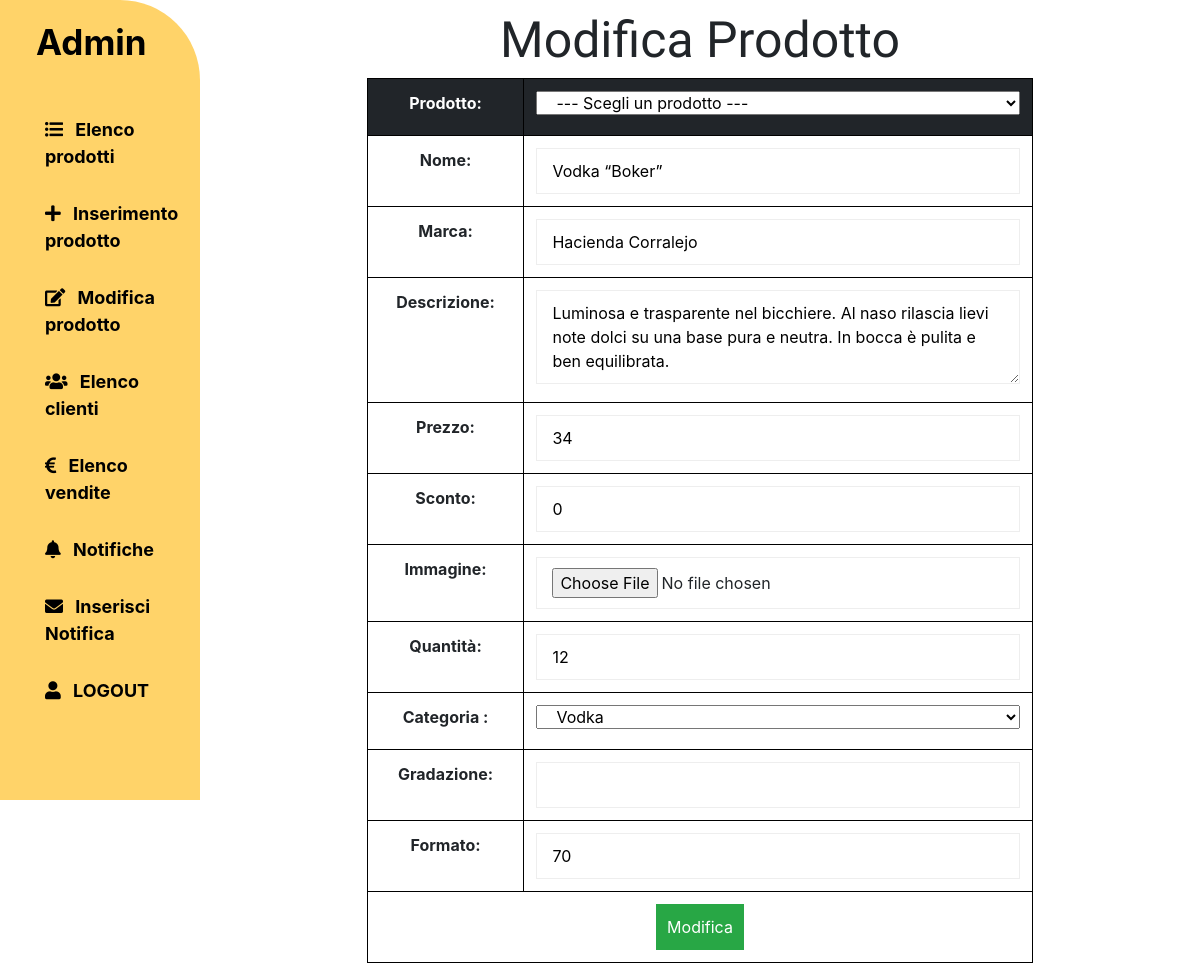
Before: /admin/modify-product.php?id=24 (signed in) with the older database file.
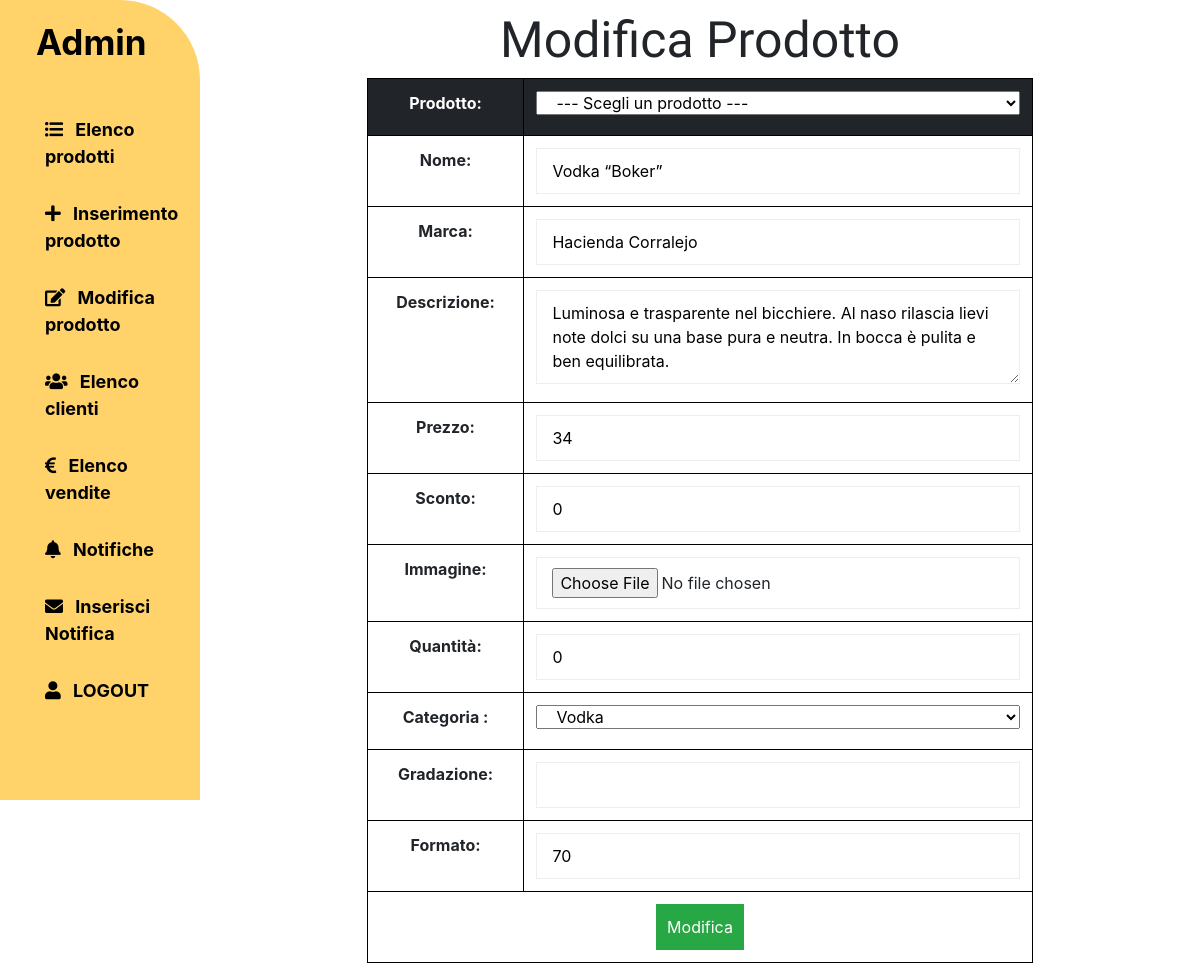
After: the same page with the newer database file.
### tables this page shows
CREATE TABLE IF NOT EXISTS `prodotti` (
    `id` INT NOT NULL AUTO_INCREMENT,
    `nome` VARCHAR(50) NOT NULL,
    `marca` VARCHAR(30) NOT NULL,
    `descrizione` VARCHAR(600) NOT NULL,
    `prezzo` FLOAT(10) NOT NULL,
    `immagine` VARCHAR(100) NOT NULL,
    `quantità` INT(3) NOT NULL,
    `idSottoCategoria` INT(11) NOT NULL,
    `dataInserimento` DATE DEFAULT CURRENT_DATE,
    `sconto` INT(3) DEFAULT 0,
    `gradazione` VARCHAR(20),
    `formato` VARCHAR(20),
    PRIMARY KEY (`id`),
    FOREIGN KEY (`idSottoCategoria`) REFERENCES `sottoCategorie`(`id`)
);

CREATE TABLE IF NOT EXISTS `sottoCategorie` (
    `id` INT NOT NULL AUTO_INCREMENT,
    `nome` VARCHAR(15) NOT NULL,
    `idCategoria` INT(5) NOT NULL,
    PRIMARY KEY (`id`),
    FOREIGN KEY (`idCategoria`) REFERENCES `categorie`(`id`)
);

### database/database.php (called while the page is built, shortened)
<?php
class DatabaseHelper
{
    private $db;
    public function __construct($servername, $username, $password, $dbname, $port)
    {
        $this->db = new mysqli($servername, $username, $password, $dbname, $port);
    }
    public function getAllProducts()
    {
        $stmt = $this->db->prepare("SELECT ROUND((prezzo - prezzo*sconto/100), 2) as prezzoFin,id, nome, marca, descrizione, prezzo, quantità, idSottoCategoria, immagine, sconto, dataInserimento FROM prodotti ORDER BY id ");
        $stmt->execute();
        $result = $stmt->get_result();
        return $result->fetch_all(MYSQLI_ASSOC);
    }
    public function getProductById($productId)
    {
        $stmt = $this->db->prepare("SELECT ROUND((prezzo - prezzo*sconto/100), 2) as prezzoFin, prodotti.id as id, prodotti.nome as nome, marca, descrizione, prezzo, quantità, idSottoCategoria, immagine, sconto, dataInserimento, idCategoria, gradazione, formato, categorie.nome as nomeCategoria FROM prodotti, sottoCategorie, categorie WHERE prodotti.idSottoCategoria = sottoCategorie.id && sottoCategorie.idCategoria = categorie.id && prodotti.id = ?");
        $stmt->bind_param('i', $productId);
        $stmt->execute();
        $result = $stmt->get_result();
        $result = $result->fetch_all(MYSQLI_ASSOC);
        return $result[0];
    }
    public function getSubCategories()
    {
        $stmt = $this->db->prepare("SELECT id,nome,idCategoria FROM sottoCategorie");
        $stmt->execute();
        $result = $stmt->get_result();
        return $result->fetch_all(MYSQLI_ASSOC);
    }
}

### admin/bootstrap.php (called while the page is built, shortened)
<?php
    require_once(ROOT."database/database.php");
    $dbh = new DatabaseHelper("localhost", "root", "", "labottega", 3306);
?>

### admin/template/modify_product.php (the view, shortened to what the changed rows need)
<?php if (isset($_SESSION["id"]) && $_SESSION["tipo"] == 1) : ?>
    <div class="row">
        <div class="col-md-2"></div>
        <div class="col-12 col-md-8 text-center nopadding">
            <h1>Modifica Prodotto</h1>
            <form action="#" id="modify-product-form" method="POST" class="text-center admin-basic-form" enctype="multipart/form-data">
                <table class="table">
                        <thead class="table-dark">
                        <tr>
                        <td><label for="prodotto">Prodotto:</label></td>
                        <td>
                        <select name="prodotto" id="prodotto" class="col-12" onchange="location='modify-product.php?id='+this.value">
                        <option selected disabled value> --- Scegli un prodotto --- </option>
                            </select>
                    </td>
                    </tr>
                    </thead>
                    <tbody>
                    <tr>
                        <td><label for="nome">Nome:</label></td>
                        <td><input type="text" id="nome" name="nome" class="col-12" value= "<?php if (isset($templateParams['prodotto'])) echo $templateParams['prodotto']['nome'] ?>" required /></td>
                    </tr>
                    <tr>
                        <td><label for="marca">Marca:</label></td>
                        <td><input type="text" id="marca" name="marca" class="col-12" value="<?php if (isset($templateParams['prodotto'])) echo $templateParams['prodotto']['marca'] ?>" required /></td>
                    </tr>
                    <tr>
                        <td><label for="descrizione">Descrizione:</label></td>
                        <td><textarea id="descrizione" name="descrizione" class="col-12" rows="3" lang="it" required><?php if (isset($templateParams['prodotto'])) echo $templateParams['prodotto']['descrizione']; ?></textarea></td>
                    </tr>
                    <tr>
                        <td><label for="prezzo">Prezzo:</label></td>
                        <td><input type="number" id="prezzo" step="any" name="prezzo" class="col-12" value="<?php if (isset($templateParams['prodotto'])) echo $templateParams['prodotto']['prezzo']; ?>" required /></td>
                    </tr>
                    <tr>
                        <td><label for="sconto">Sconto:</label></td>
                        <td><input type="number" id="sconto" step="any" name="sconto" class="col-12" value="<?php if (isset($templateParams['prodotto'])) echo $templateParams['prodotto']['sconto']; ?>" required /></td>
                    </tr>
                    <tr>
                        <td> <label for="immagine">Immagine:</label></td>
                        <td><input type="file" name="immagine" id="immagine" class="col-12" required /></td>
                    </tr>
                    <tr>
                        <td><label for="quantita">Quantità:</label></td>
                        <td><input type="number" id="quantita" name="quantita" class="col-12" value="<?php if (isset($templateParams['prodotto'])) echo $templateParams['prodotto']['quantità']; ?>" required /></td>
                    </tr>
                    <tr>
                        <td><label for="sottocategoria">Categoria :</label></td>
                        <td>
                            <select name="sottocategoria" id="sottocategoria" class="col-12" form="modify-product-form">
                                <?php foreach ($templateParams["sottocategorie"] as $sottocategoria) : ?>
                                    <option value="<?php echo $sottocategoria["id"]; ?>" <?php if($templateParams["prodotto"]["idSottoCategoria"] ==$sottocategoria["id"]) echo "selected"; ?>><?php echo $sottocategoria["nome"]; ?></option>
                                <?php endforeach; ?>
                            </select>
                        </td>
                    </tr>
                    <tr>
                        <td><label for="gradazione">Gradazione:</label></td>
                        <td><input type="number" id="gradazione" name="gradazione" class="col-12" value="<?php if (isset($templateParams['prodotto'])) echo $templateParams['prodotto']['gradazione']; ?>" required /></td>
                    </tr>
                    <tr>
                        <td><label for="formato">Formato:</label></td>
                        <td><input type="number" id="formato" name="formato" class="col-12" value="<?php if (isset($templateParams['prodotto'])) echo $templateParams['prodotto']['formato']; ?>" required /></td>
                    </tr>
                    <tr>
                        <td colspan="2" class="text-center"> <input type="submit" name="submit" class="btn-success" value="Modifica" /> </td>
                    </tr>
                    </tbody>
                </table>
            </form>
        </div>
        <div class="col-md-2"></div>
    <?php endif; ?>

Changed rows visible on the page:
changed prodotti "Vodka “Boker”": quantita "12" → "0"
